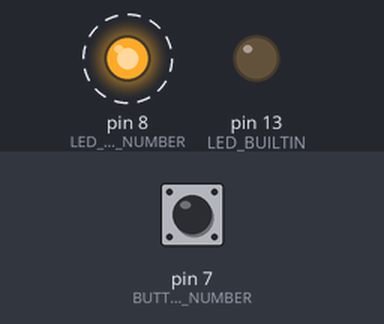
A sketch run on a simulated Arduino Uno, built with avr-gcc and run on an emulated ATmega328P. On the bench: output pins drawn as LEDs (lit = HIGH). Dashed ring = blinking. Inputs (shaded band) come from the test bench; at power-on: pin 7 (BUTTON_PIN_NUMBER) HIGH.

Above: at 1.45 s.
1.5 s: pin 7 (BUTTON_PIN_NUMBER) pulled LOW for 0.25 s
At 2.6 s:
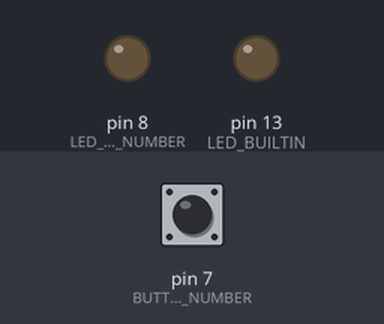
3.2 s: pin 7 (BUTTON_PIN_NUMBER) pulled LOW for 1 s
At 4.5 s:
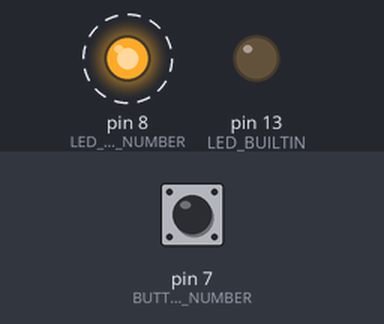
6.3 s: pin 7 (BUTTON_PIN_NUMBER) pulled LOW for 3.2 s
At 6.9 s:
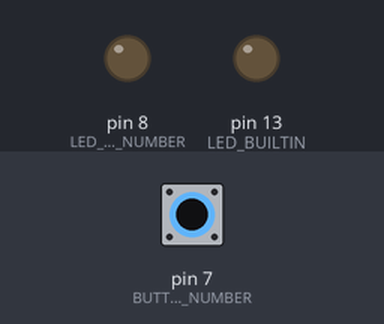
Timing chart, 0 to 9.3 s (numbered marks = the images above; inputs shaded):
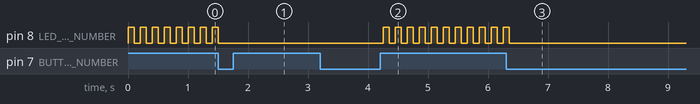

Measured:
- after the input at 1.5 s, pin 8 (LED_PIN_NUMBER): goes on until 1.5 s, then stays LOW
- after the input at 3.2 s, pin 8 (LED_PIN_NUMBER): alternates HIGH for 0.10 s and LOW for 0.10 s, starting after 1.1 s
- after the input at 6.3 s, pin 8 (LED_PIN_NUMBER): goes on until 6.4 s, then stays LOW
- by itself, pin 8 (LED_PIN_NUMBER): alternates HIGH for 0.10 s and LOW for 0.10 s

The sketch:

intro-microcontrollers-lab-003.ino
```cpp
#define LED_ON_DURATION_MILLISECONDS  100
#define LED_OFF_DURATION_MILLISECONDS 100

#define LED_PIN_NUMBER    8
#define BUTTON_PIN_NUMBER 7

#define BUTTON_DEBOUNCE_MILLISECONDS 50

void setup() {
  // put your setup code here, to run once:

  pinMode(LED_BUILTIN, OUTPUT);
  pinMode(LED_PIN_NUMBER, OUTPUT);
  pinMode(BUTTON_PIN_NUMBER, INPUT_PULLUP);

  digitalWrite(LED_BUILTIN, LOW);
  digitalWrite(LED_PIN_NUMBER, LOW);
}

bool ledEnabled = true;

void loop() {
  // put your main code here, to run repeatedly:

  if (ledEnabled)
  {
    digitalWrite(LED_PIN_NUMBER, HIGH);
    delay(LED_ON_DURATION_MILLISECONDS);

    digitalWrite(LED_PIN_NUMBER, LOW);
    delay(LED_OFF_DURATION_MILLISECONDS);
  }
  else
  {
    digitalWrite(LED_PIN_NUMBER, LOW);
  }

  // Basic button press de-bounce procedure
  if (digitalRead(BUTTON_PIN_NUMBER) == LOW)
  {
    while (digitalRead(BUTTON_PIN_NUMBER) == LOW) {}
    delay(BUTTON_DEBOUNCE_MILLISECONDS);
    ledEnabled = !ledEnabled;
  }
}
```
